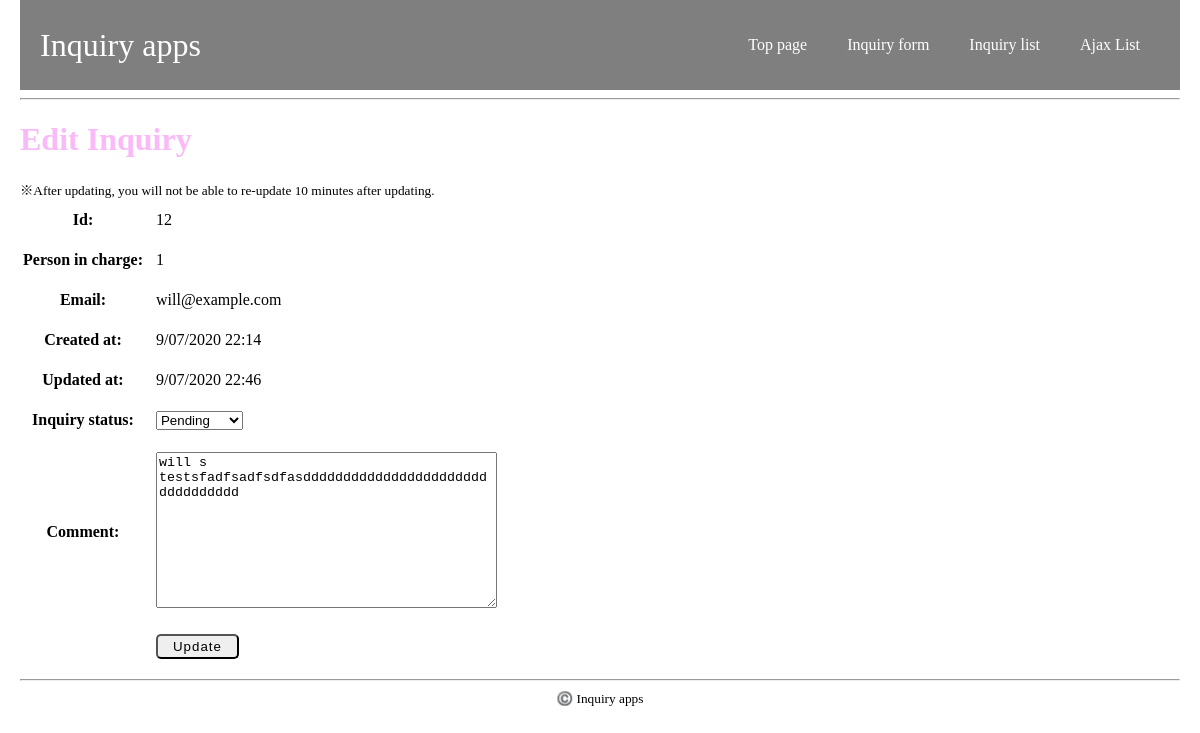
The app's page /inquiry/27/comment/12/edit/, older data.
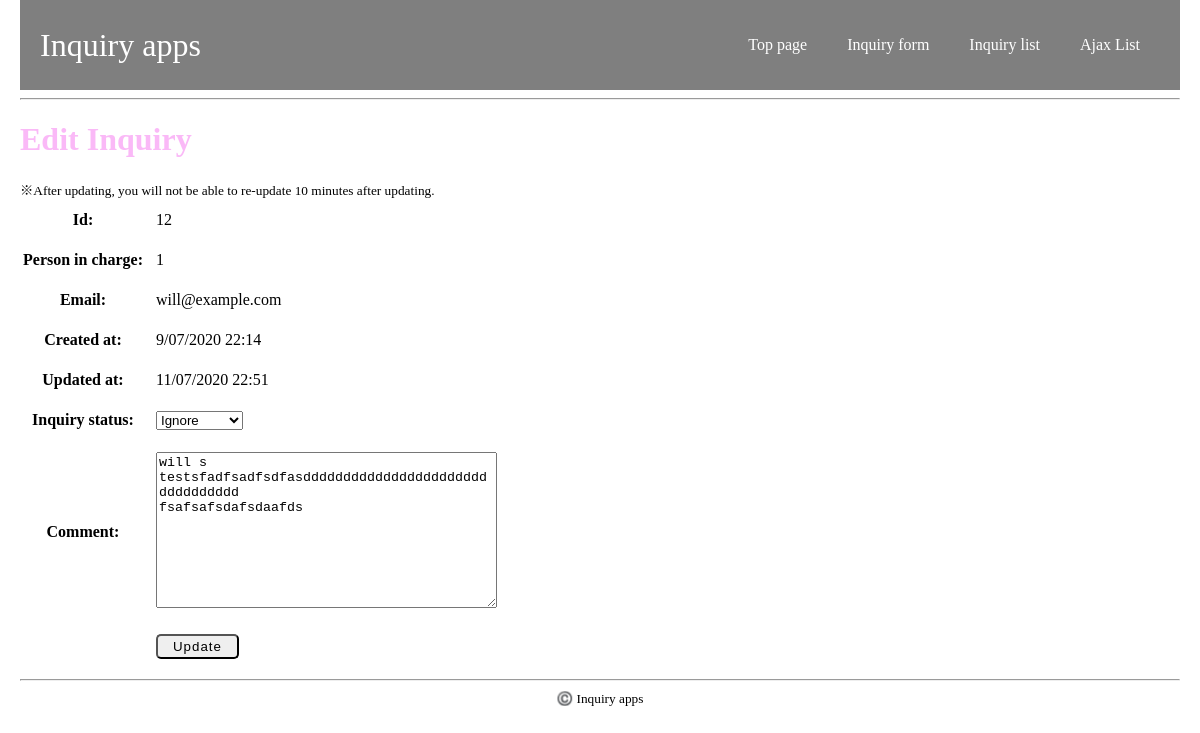
The same page, newer data.
### inquiry_apps/models.py (models this page shows, shortened)
class InquiryComment(models.Model):
    class Meta:
        db_table = 'inquiry_comment'
    inquiry_id = models.IntegerField(verbose_name='inquiry_id',
                                        null=True,)
    class PersonInCharge():
        Andrew = 0
        William = 1
        Emma = 2
    PERSON_IN_CHARGE_CHOICES = [
        (PersonInCharge.Andrew, 'Andrew'),
        (PersonInCharge.William, 'William'),
        (PersonInCharge.Emma, 'Emma'),
    ]
    pic = models.IntegerField(verbose_name='person_in_charge',
                            choices=PERSON_IN_CHARGE_CHOICES,
                            max_length=20,)
    pic_email = models.EmailField(verbose_name='pic_email',
                                    max_length=255)
    created_at = models.DateTimeField(verbose_name='created_at',
                                        auto_now_add=True,)
    updated_at = models.DateTimeField(verbose_name='updated_at',
                                        auto_now=True,)
    INQUIRY_STATUS_CHOICES = [
        (Inquiry.InquiryStatus.Pending, 'Pending'),
        (Inquiry.InquiryStatus.Ignore, 'Ignore'),
        (Inquiry.InquiryStatus.Completed, 'Completed'),
    ]
    inquiry_status = models.IntegerField(
        verbose_name='inquiry_status',
        choices=INQUIRY_STATUS_CHOICES,
        default=0
    )
    comment = models.CharField(max_length=500)

### inquiry_apps/views.py (the view, shortened to what this page needs)
# urls.py: path('inquiry/<int:inquiry_id>/comment/<int:comment_id>/edit/', views.edit_comment, name='edit_comment'),
@require_http_methods(['GET', 'POST'])
def edit_comment(request, inquiry_id, comment＿id):
    inquiry = get_object_or_404(Inquiry, id=inquiry_id)
    inquiry_comment = get_object_or_404(InquiryComment, id=comment_id)
    if inquiry.id != inquiry_comment.inquiry_id:
        raise Http404('No Inquiry matched the given query')
    if request.method != 'POST':
        item = {
            'inquiry_status': inquiry_comment.inquiry_status,
            'comment': inquiry_comment.comment,
        }
        form = EditInquiryCommentForm(
            initial=item)
    context = {
        'form': form,
        'inquiry': inquiry,
        'inquiry_comment': inquiry_comment,
    }
    return render(request, 'inquiry_apps/edit_comment/edit_comment.html', context)

### inquiry_apps/forms.py (shortened to what this page needs)
class EditInquiryCommentForm(forms.Form):
    inquiry_status = forms.fields.ChoiceField(
                                    choices = InquiryComment.INQUIRY_STATUS_CHOICES,
                                    widget=forms.widgets.Select,
                                    )
    comment = forms.CharField(required=True,
                                    max_length=1000,
                                    widget=forms.Textarea()
                                    )

### inquiry_apps/templates/inquiry_apps/edit_comment/edit_comment.html (shortened to what this page needs)
{% extends 'inquiry_apps/base.html' %}
{% block content %}
<h1>Edit Inquiry</h1>
<small>※After updating, you will not be able to re-update 10 minutes after updating.</small>
<form action="" method="POST">
<table class="inquiry_table">
    <tr>
        <th>Id:</th>
        <td>{{ inquiry_comment.id }}</td>
    </tr>
    <tr>
        <th>Person in charge:</th>
        <td>{{ inquiry_comment.pic }}</td>
    </tr>
    <tr>
        <th>Email:</th>
        <td>{{ inquiry_comment.pic_email }}</td>
    </tr>
    <tr>
        <th>Created at:</th>
        <td>{{ inquiry_comment.created_at|date:"j/m/Y H:i " }}</td>
    </tr>
    <tr>
        <th>Updated at:</th>
        <td>{{ inquiry_comment.updated_at|date:"j/m/Y H:i" }}</td>
    </tr>
    <tr>
        <th>Inquiry status:</th>
        <td>{{ form.inquiry_status }}{{ form.inquiry_status.errors }}</td>
    </tr>
    <tr>
        <th>Comment:</th>
        <td>{{ form.comment }}{{ form.inquiry_comment.errors }}</td>
    </tr>
    <tr>
        <th></th>
        <td>
            <button type="submit" class="btn">Update</button>
        </td>
    </tr>
</table>
</form>
{% endblock %}

Row changes from the older to the newer data that the page shows:
changed InquiryComment "will@example.com": updated_at "9/07/2020 22:46" → "11/07/2020 22:51"; inquiry_status "Pending" → "Ignore"; comment "will s testsfadfsadfsdfasddddddddddddddddddddddddddddddddd" → "will s testsfadfsadfsdfasddddddddddddddddddddddddddddddddd fsafsafsdafsdaafds"
